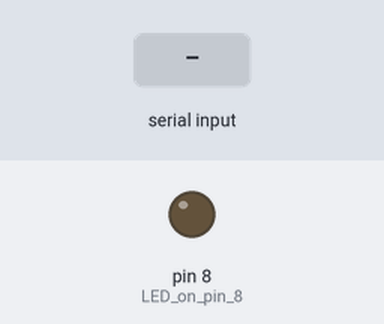
The sketch below on a simulated Arduino Uno, built with avr-gcc and run on an emulated ATmega328P. Parts: output pins drawn as LEDs (lit = HIGH). The inputs (shaded band) are chosen by the test bench.

Above: at 1.2 s.
1.3 s: "ON\n" received over Serial
At 1.7 s:
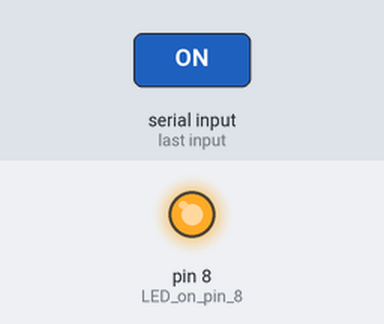
2.8 s: "OFF\n" received over Serial
At 4.0 s:
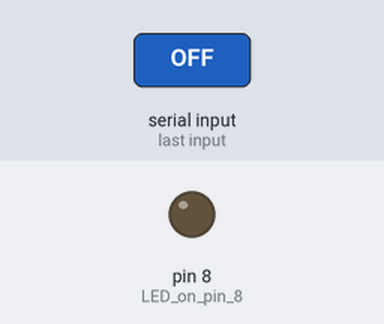
Timing chart, 0 to 5.8 s (numbered marks = the images above; inputs shaded):
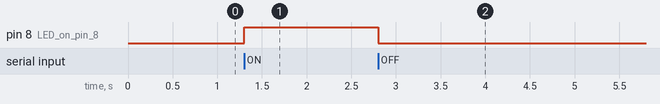

Measured:
- after the input at 1.3 s, pin 8 (LED_on_pin_8): LOW → HIGH at once
- after the input at 2.8 s, pin 8 (LED_on_pin_8): HIGH → LOW at once

The sketch:

Speechreg.ino
```cpp
String command = "";

void setup() {
  Serial.begin(9600);           // Start serial communication
  pinMode(8, OUTPUT);           // LED on pin 8
  digitalWrite(8, LOW);         // Start with LED OFF
}

void loop() {
  if (Serial.available()) {
    command = Serial.readStringUntil('\n');  // Read command from Bluetooth
    command.trim();                          // Remove extra characters

    if (command == "ON") {
      digitalWrite(8, HIGH);  // Turn LED ON
    }
    else if (command == "OFF") {
      digitalWrite(8, LOW);   // Turn LED OFF
    }
  }
}
```
